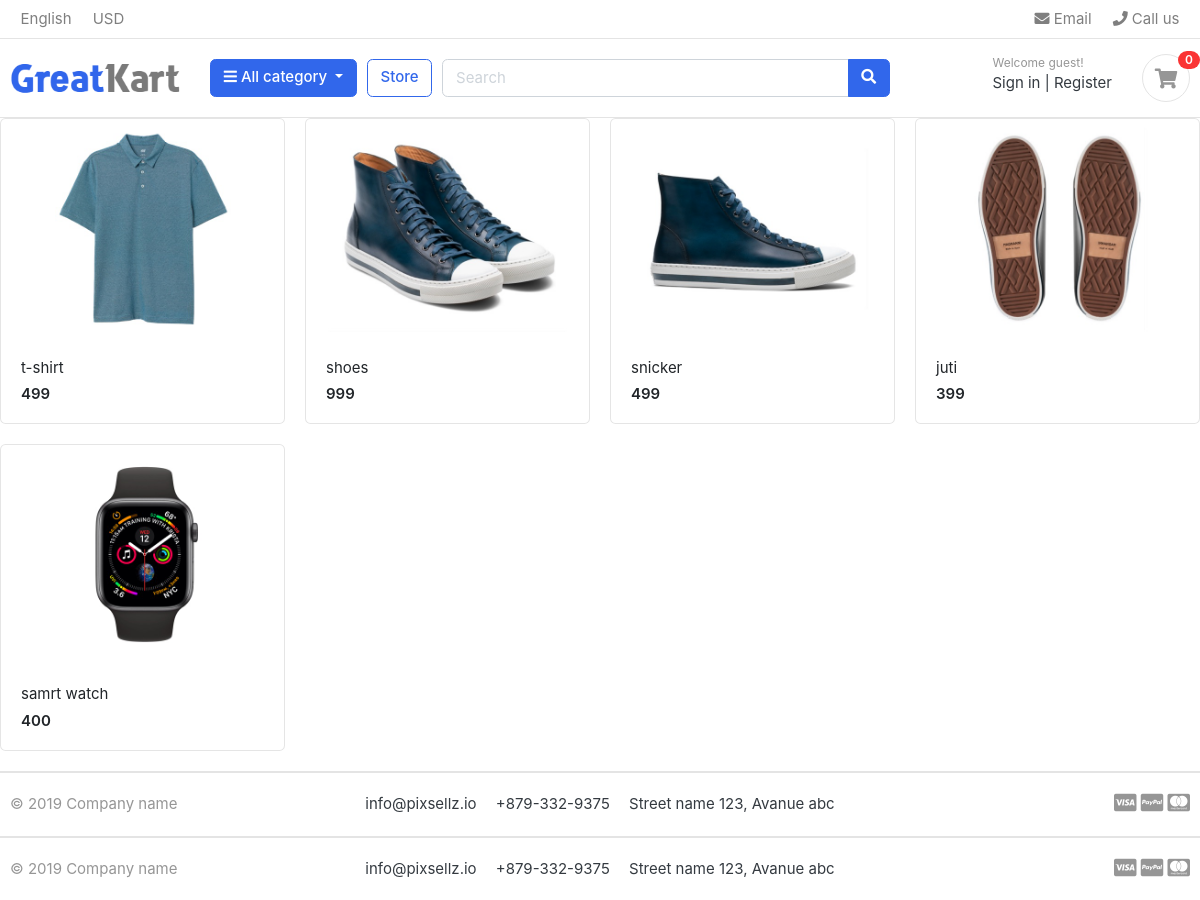
The page / on the database its author committed.
### store/models.py (models this page shows, shortened)
class Product(models.Model):
    product_name = models.CharField(max_length=200,unique=True)
    slug = models.SlugField(max_length=200,unique=True)
    description = models.TextField(max_length=500,blank=True)
    price = models.IntegerField()
    images = models.ImageField(upload_to='photos/product')
    stock = models.IntegerField()
    is_available = models.BooleanField(default=True)
    category = models.ForeignKey(Category, on_delete=models.CASCADE)
    created_date = models.DateTimeField(auto_now_add=True)
    modified_date = models.DateTimeField(auto_now=True)
    def get_url(self):
        return reverse('product_detail',args=[self.category.slug, self.slug])

### greatcart/views.py (the view)
# urls.py: 2. Add a URL to urlpatterns:  path('', views.home, name='home')
def home(request):
    products = Product.objects.all().filter(is_available=True)
    context = {
        'products': products,
    }
    return render(request,'home.html',context)

### category/context_processors.py (called while the page is built)
def menu_links(request):
    links = Category.objects.all()
    return dict(links=links)

### category/models.py (called while the page is built)
    def get_url(self):
        return reverse('products_by_category',args=[self.slug])

### templates/home.html (shortened to what this page needs)
{% extends 'base.html' %}
{% load static %}
{% block content %}
<div class="row">
	{% for product in products %}
	<div class="col-md-3">
		<div class="card card-product-grid">
			<a href="{{ product.get_url }}" class="img-wrap"> <img src="{{ product.images.url }}"> </a>
			<figcaption class="info-wrap">
				<a href="{{ product.get_url }}" class="title">{{ product.product_name }}</a>
				<div class="price mt-1">{{product.price}}</div>
			</figcaption>
		</div>
	</div>
	{% endfor %}
</div>
<footer class="section-footer border-top">
	<div class="container">
		<section class="footer-bottom border-top row">
			<div class="col-md-2">
				<p class="text-muted"> &copy 2019 Company name </p>
			</div>
			<div class="col-md-8 text-md-center">
				<span  class="px-2">info@pixsellz.io</span>
				<span  class="px-2">+879-332-9375</span>
				<span  class="px-2">Street name 123, Avanue abc</span>
			</div>
			<div class="col-md-2 text-md-right text-muted">
				<i class="fab fa-lg fa-cc-visa"></i>
				<i class="fab fa-lg fa-cc-paypal"></i>
				<i class="fab fa-lg fa-cc-mastercard"></i>
			</div>
		</section>
	</div>
</footer>
</body>
</html>
{% endblock %}

### templates/base.html (shortened to what this page needs)
{% load static %}
<!DOCTYPE HTML>
<html lang="en">
<head>
<link href="{% static 'css/bootstrap.css' %}" rel="stylesheet" type="text/css"/>
<link href="{% static 'fonts/fontawesome/css/all.min.css' %}" type="text/css" rel="stylesheet">
<link href="{% static 'css/ui.css' %}" rel="stylesheet" type="text/css"/>
<link href="{% static 'css/responsive.css' %}" rel="stylesheet" media="only screen and (max-width: 1200px)" />
</head>
<body>
 {% include 'includes/navbar.html' %}
{% block content %}{% endblock %}
{% include 'includes/footer.html' %}

### templates/includes/navbar.html (shortened to what this page needs)
{% load static %}
<header class="section-header">
<nav class="navbar p-md-0 navbar-expand-sm navbar-light border-bottom">
<div class="container">
  <div class="collapse navbar-collapse" id="navbarTop4">
    <ul class="navbar-nav mr-auto">
    	<li class="nav-item dropdown">
		 	<a href="#" class="nav-link">   English </a>
		</li>
		<li class="nav-item dropdown">
			<a href="#" class="nav-link"> USD </a>
		</li>
    </ul>
    <ul class="navbar-nav">
		<li><a href="#" class="nav-link"> <i class="fa fa-envelope"></i> Email </a></li>
		<li><a href="#" class="nav-link"> <i class="fa fa-phone"></i> Call us </a></li>
	</ul>
  </div>
</div>
</nav>
<section class="header-main border-bottom">
	<div class="container">
<div class="row align-items-center">
	<div class="col-lg-2 col-md-3 col-6">
		<a href="{% url 'store' %}" class="brand-wrap">
			<img class="logo" src="{% static './images/logo.png' %}">
		</a>
	</div>
	<div class="col-lg col-sm col-md col-6 flex-grow-0">
		<div class="category-wrap dropdown d-inline-block float-right">
			<button type="button" class="btn btn-primary dropdown-toggle" data-toggle="dropdown">
				<i class="fa fa-bars"></i> All category
			</button>
		</div>
	</div>
	<a href="{% url 'store' %}" class="btn btn-outline-primary">Store</a>
	<div class="col-lg  col-md-6 col-sm-12 col">
		<form action="#" class="search">
			<div class="input-group w-100">
			    <input type="text" class="form-control" style="width:60%;" placeholder="Search">
			    <div class="input-group-append">
			      <button class="btn btn-primary" type="submit">
			        <i class="fa fa-search"></i>
			      </button>
			    </div>
		    </div>
		</form>
	</div>
	<div class="col-lg-3 col-sm-6 col-8 order-2 order-lg-3">
				<div class="d-flex justify-content-end mb-3 mb-lg-0">
					<div class="widget-header">
						<small class="title text-muted">Welcome guest!</small>
						<div>
							<a href="./signin.html">Sign in</a> <span class="dark-transp"> | </span>
							<a href="./register.html"> Register</a>
						</div>
					</div>
					<a href="./cart.html" class="widget-header pl-3 ml-3">
						<div class="icon icon-sm rounded-circle border"><i class="fa fa-shopping-cart"></i></div>
						<span class="badge badge-pill badge-danger notify">0</span>
					</a>
				</div>
			</div>
</div>
	</div>
</section>
</header>

### templates/includes/footer.html
{% load static %}
<footer class="section-footer border-top">
	<div class="container">
		<section class="footer-bottom border-top row">
			<div class="col-md-2">
				<p class="text-muted"> &copy 2019 Company name </p>
			</div>
			<div class="col-md-8 text-md-center">
				<span  class="px-2">info@pixsellz.io</span>
				<span  class="px-2">+879-332-9375</span>
				<span  class="px-2">Street name 123, Avanue abc</span>
			</div>
			<div class="col-md-2 text-md-right text-muted">
				<i class="fab fa-lg fa-cc-visa"></i>
				<i class="fab fa-lg fa-cc-paypal"></i>
				<i class="fab fa-lg fa-cc-mastercard"></i>
			</div>
		</section>
	</div>
</footer>

### static/css/ui.css (style rules this page uses)
html { font-family: "Inter", sans-serif; font-size: 15px; }
.img-wrap { text-align: center; display: block; }
.img-wrap img { max-width: 100%; }
.icon-xs, .icon-sm, .icon-md, .icon-lg { display: inline-block; text-align: center; flex-shrink: 0; flex-grow: 0; }
.icon-sm { width: 48px; height: 48px; line-height: 48px !important; font-size: 20px; }
p:last-child { margin-bottom: 0; }
.header-main { position: relative; padding-top: 1rem; padding-bottom: 1rem; }
.brand-wrap .logo, .navbar-brand .logo { margin-right: 7px; max-height: 42px; display: inline-block; }
.widget-header { display: inline-block; vertical-align: middle; position: relative; }
.widget-header a { color: #343a40; }
.widget-header i { color: #969696; }
.widget-header .title { display: block; }
.widget-header .notify { position: absolute; top: -3px; right: -10px; }
.footer-bottom { padding-top: 20px; padding-bottom: 20px; }
[class*=card-product] a.title { color: #212529; display: block; }
[class*=card-product] .img-wrap { overflow: hidden; position: relative; }
[class*=card-product] .img-wrap img { height: 100%; max-width: 100%; width: auto; display: inline-block; -o-object-fit: cover; object-fit: cover; }
.card-product-grid { margin-bottom: 20px; }
.card-product-grid .img-wrap { border-radius: 0.2rem 0.2rem 0 0; height: 220px; }
.card-product-grid .info-wrap { overflow: hidden; padding: 18px 20px; }
.card .img-wrap { overflow: hidden; }
.notify { position: absolute; top: -4px; right: -10px; display: inline-block; padding: 0.25em 0.6em; font-size: 12px; line-height: 1; text-align: center; border-radius: 3rem; color: #fff; background-color: #fa3434; }
.price { font-weight: 600; color: #212529; }

### rows shown on the page
Product: images (picture), product_name "t-shirt", price "499"
Product: images (picture), product_name "shoes", price "999"
Product: images (picture), product_name "snicker", price "499"
Product: images (picture), product_name "juti", price "399"
Product: images (picture), product_name "samrt watch", price "400"
